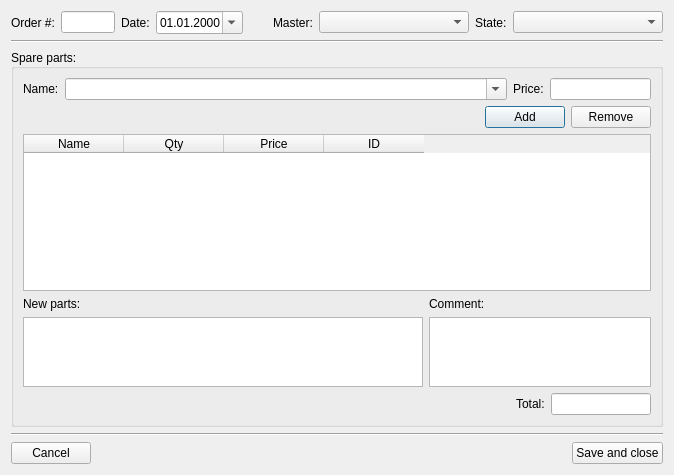
<?xml version="1.0" encoding="UTF-8"?>
<ui version="4.0">
 <class>EditPartsRequest</class>
 <widget class="QDialog" name="EditPartsRequest">
  <property name="geometry">
   <rect>
    <x>0</x>
    <y>0</y>
    <width>674</width>
    <height>475</height>
   </rect>
  </property>
  <property name="windowTitle">
   <string>Dialog</string>
  </property>
  <layout class="QVBoxLayout" name="verticalLayout">
   <item>
    <layout class="QHBoxLayout" name="horizontalLayout_3">
     <item alignment="Qt::AlignRight">
      <widget class="QLabel" name="label_4">
       <property name="text">
        <string>Order #:</string>
       </property>
      </widget>
     </item>
     <item>
      <widget class="QLineEdit" name="eOrderID">
       <property name="minimumSize">
        <size>
         <width>51</width>
         <height>0</height>
        </size>
       </property>
       <property name="maximumSize">
        <size>
         <width>70</width>
         <height>16777215</height>
        </size>
       </property>
      </widget>
     </item>
     <item alignment="Qt::AlignRight">
      <widget class="QLabel" name="label">
       <property name="text">
        <string>Date:</string>
       </property>
      </widget>
     </item>
     <item>
      <widget class="QDateEdit" name="eDate">
       <property name="inputMethodHints">
        <set>Qt::ImhDate</set>
       </property>
       <property name="displayFormat">
        <string>dd.MM.yyyy</string>
       </property>
       <property name="calendarPopup">
        <bool>true</bool>
       </property>
      </widget>
     </item>
     <item>
      <spacer name="horizontalSpacer_2">
       <property name="orientation">
        <enum>Qt::Horizontal</enum>
       </property>
       <property name="sizeType">
        <enum>QSizePolicy::Maximum</enum>
       </property>
       <property name="sizeHint" stdset="0">
        <size>
         <width>40</width>
         <height>20</height>
        </size>
       </property>
      </spacer>
     </item>
     <item alignment="Qt::AlignRight">
      <widget class="QLabel" name="label_3">
       <property name="text">
        <string>Master:</string>
       </property>
      </widget>
     </item>
     <item>
      <widget class="QComboBox" name="eMaster">
       <property name="sizePolicy">
        <sizepolicy hsizetype="MinimumExpanding" vsizetype="Fixed">
         <horstretch>0</horstretch>
         <verstretch>0</verstretch>
        </sizepolicy>
       </property>
       <property name="minimumSize">
        <size>
         <width>150</width>
         <height>0</height>
        </size>
       </property>
       <property name="maximumSize">
        <size>
         <width>300</width>
         <height>16777215</height>
        </size>
       </property>
      </widget>
     </item>
     <item alignment="Qt::AlignRight">
      <widget class="QLabel" name="label_7">
       <property name="text">
        <string>State:</string>
       </property>
      </widget>
     </item>
     <item>
      <widget class="QComboBox" name="eState">
       <property name="sizePolicy">
        <sizepolicy hsizetype="MinimumExpanding" vsizetype="Fixed">
         <horstretch>0</horstretch>
         <verstretch>0</verstretch>
        </sizepolicy>
       </property>
       <property name="minimumSize">
        <size>
         <width>150</width>
         <height>0</height>
        </size>
       </property>
       <property name="maximumSize">
        <size>
         <width>300</width>
         <height>16777215</height>
        </size>
       </property>
      </widget>
     </item>
    </layout>
   </item>
   <item>
    <widget class="Line" name="line">
     <property name="orientation">
      <enum>Qt::Horizontal</enum>
     </property>
    </widget>
   </item>
   <item>
    <widget class="QGroupBox" name="groupBox">
     <property name="layoutDirection">
      <enum>Qt::LeftToRight</enum>
     </property>
     <property name="title">
      <string>Spare parts:</string>
     </property>
     <property name="alignment">
      <set>Qt::AlignLeading|Qt::AlignLeft|Qt::AlignVCenter</set>
     </property>
     <layout class="QFormLayout" name="formLayout">
      <property name="labelAlignment">
       <set>Qt::AlignLeading|Qt::AlignLeft|Qt::AlignVCenter</set>
      </property>
      <item row="0" column="0" colspan="2">
       <layout class="QHBoxLayout" name="horizontalLayout">
        <item>
         <widget class="QLabel" name="label_5">
          <property name="text">
           <string>Name:</string>
          </property>
         </widget>
        </item>
        <item>
         <widget class="QComboBox" name="eSpare">
          <property name="sizePolicy">
           <sizepolicy hsizetype="Expanding" vsizetype="Fixed">
            <horstretch>0</horstretch>
            <verstretch>0</verstretch>
           </sizepolicy>
          </property>
          <property name="editable">
           <bool>true</bool>
          </property>
         </widget>
        </item>
        <item>
         <widget class="QLabel" name="label_8">
          <property name="text">
           <string>Price:</string>
          </property>
         </widget>
        </item>
        <item>
         <widget class="QLineEdit" name="eSPrice">
          <property name="maximumSize">
           <size>
            <width>101</width>
            <height>16777215</height>
           </size>
          </property>
          <property name="inputMethodHints">
           <set>Qt::ImhDigitsOnly</set>
          </property>
         </widget>
        </item>
       </layout>
      </item>
      <item row="1" column="0" colspan="2">
       <layout class="QHBoxLayout" name="horizontalLayout_2">
        <item>
         <spacer name="horizontalSpacer">
          <property name="orientation">
           <enum>Qt::Horizontal</enum>
          </property>
          <property name="sizeHint" stdset="0">
           <size>
            <width>40</width>
            <height>20</height>
           </size>
          </property>
         </spacer>
        </item>
        <item>
         <widget class="QPushButton" name="bUse">
          <property name="maximumSize">
           <size>
            <width>16777215</width>
            <height>16777215</height>
           </size>
          </property>
          <property name="toolTip">
           <string>Добавить в список</string>
          </property>
          <property name="text">
           <string>Add</string>
          </property>
          <property name="icon">
           <iconset>
            <normalon>:/icons/icons/brick_add.png</normalon>
           </iconset>
          </property>
         </widget>
        </item>
        <item>
         <widget class="QPushButton" name="bRemove">
          <property name="toolTip">
           <string>Удалить из списка</string>
          </property>
          <property name="text">
           <string>Remove</string>
          </property>
          <property name="icon">
           <iconset>
            <normalon>:/icons/icons/brick_delete.png</normalon>
           </iconset>
          </property>
         </widget>
        </item>
       </layout>
      </item>
      <item row="2" column="0" colspan="2">
       <widget class="QTableWidget" name="tview">
        <property name="selectionMode">
         <enum>QAbstractItemView::SingleSelection</enum>
        </property>
        <property name="selectionBehavior">
         <enum>QAbstractItemView::SelectRows</enum>
        </property>
        <property name="horizontalScrollMode">
         <enum>QAbstractItemView::ScrollPerPixel</enum>
        </property>
        <column>
         <property name="text">
          <string>Name</string>
         </property>
        </column>
        <column>
         <property name="text">
          <string>Qty</string>
         </property>
        </column>
        <column>
         <property name="text">
          <string>Price</string>
         </property>
        </column>
        <column>
         <property name="text">
          <string>ID</string>
         </property>
        </column>
       </widget>
      </item>
      <item row="3" column="0">
       <widget class="QLabel" name="label_2">
        <property name="text">
         <string>New parts:</string>
        </property>
       </widget>
      </item>
      <item row="3" column="1">
       <widget class="QLabel" name="label_6">
        <property name="text">
         <string>Comment:</string>
        </property>
       </widget>
      </item>
      <item row="4" column="0">
       <widget class="QPlainTextEdit" name="eSparesNew">
        <property name="minimumSize">
         <size>
          <width>400</width>
          <height>0</height>
         </size>
        </property>
        <property name="maximumSize">
         <size>
          <width>16777215</width>
          <height>100</height>
         </size>
        </property>
       </widget>
      </item>
      <item row="4" column="1">
       <widget class="QPlainTextEdit" name="eComment">
        <property name="maximumSize">
         <size>
          <width>16777215</width>
          <height>100</height>
         </size>
        </property>
       </widget>
      </item>
      <item row="5" column="1">
       <layout class="QHBoxLayout" name="horizontalLayout_5">
        <item>
         <spacer name="horizontalSpacer_4">
          <property name="orientation">
           <enum>Qt::Horizontal</enum>
          </property>
          <property name="sizeHint" stdset="0">
           <size>
            <width>40</width>
            <height>20</height>
           </size>
          </property>
         </spacer>
        </item>
        <item alignment="Qt::AlignRight">
         <widget class="QLabel" name="label_9">
          <property name="text">
           <string>Total:</string>
          </property>
         </widget>
        </item>
        <item>
         <widget class="QLineEdit" name="eSumm">
          <property name="maximumSize">
           <size>
            <width>100</width>
            <height>16777215</height>
           </size>
          </property>
         </widget>
        </item>
       </layout>
      </item>
     </layout>
    </widget>
   </item>
   <item>
    <widget class="Line" name="line_2">
     <property name="orientation">
      <enum>Qt::Horizontal</enum>
     </property>
    </widget>
   </item>
   <item>
    <layout class="QHBoxLayout" name="horizontalLayout_4">
     <item>
      <widget class="QPushButton" name="bCancel">
       <property name="text">
        <string>Cancel</string>
       </property>
       <property name="icon">
        <iconset>
         <normalon>:/icons/icons/door_out.png</normalon>
        </iconset>
       </property>
      </widget>
     </item>
     <item>
      <spacer name="horizontalSpacer_3">
       <property name="orientation">
        <enum>Qt::Horizontal</enum>
       </property>
       <property name="sizeHint" stdset="0">
        <size>
         <width>40</width>
         <height>20</height>
        </size>
       </property>
      </spacer>
     </item>
     <item>
      <widget class="QPushButton" name="bSave">
       <property name="text">
        <string>Save and close</string>
       </property>
       <property name="icon">
        <iconset>
         <normalon>:/icons/icons/page_save.png</normalon>
        </iconset>
       </property>
      </widget>
     </item>
    </layout>
   </item>
  </layout>
 </widget>
 <tabstops>
  <tabstop>eOrderID</tabstop>
  <tabstop>eDate</tabstop>
  <tabstop>eMaster</tabstop>
  <tabstop>eSpare</tabstop>
  <tabstop>bUse</tabstop>
  <tabstop>bRemove</tabstop>
  <tabstop>tview</tabstop>
  <tabstop>eSparesNew</tabstop>
  <tabstop>eComment</tabstop>
  <tabstop>bCancel</tabstop>
  <tabstop>bSave</tabstop>
 </tabstops>
 <resources/>
 <connections/>
</ui>
